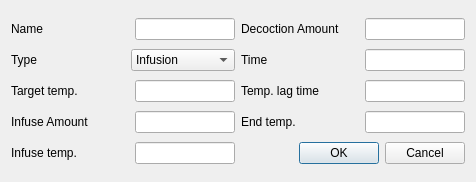
<?xml version="1.0" encoding="UTF-8"?>
<ui version="4.0">
 <class>mashStepEditor</class>
 <widget class="QDialog" name="mashStepEditor">
  <property name="geometry">
   <rect>
    <x>0</x>
    <y>0</y>
    <width>476</width>
    <height>182</height>
   </rect>
  </property>
  <property name="windowTitle">
   <string>Mash Step Editor</string>
  </property>
  <property name="configSection" stdset="0">
   <string notr="true">mashStepEditor</string>
  </property>
  <layout class="QHBoxLayout" name="horizontalLayout_8">
   <item>
    <layout class="QVBoxLayout" name="verticalLayout_2">
     <property name="spacing">
      <number>2</number>
     </property>
     <item>
      <layout class="QHBoxLayout" name="horizontalLayout_7">
       <item>
        <widget class="QLabel" name="label_name">
         <property name="sizePolicy">
          <sizepolicy hsizetype="Expanding" vsizetype="Preferred">
           <horstretch>0</horstretch>
           <verstretch>0</verstretch>
          </sizepolicy>
         </property>
         <property name="text">
          <string>Name</string>
         </property>
         <property name="buddy">
          <cstring>lineEdit_name</cstring>
         </property>
        </widget>
       </item>
       <item>
        <widget class="QLineEdit" name="lineEdit_name">
         <property name="sizePolicy">
          <sizepolicy hsizetype="Maximum" vsizetype="Fixed">
           <horstretch>100</horstretch>
           <verstretch>0</verstretch>
          </sizepolicy>
         </property>
         <property name="minimumSize">
          <size>
           <width>100</width>
           <height>0</height>
          </size>
         </property>
         <property name="maximumSize">
          <size>
           <width>100</width>
           <height>16777215</height>
          </size>
         </property>
         <property name="toolTip">
          <string>Name</string>
         </property>
        </widget>
       </item>
      </layout>
     </item>
     <item>
      <layout class="QHBoxLayout" name="horizontalLayout_6">
       <item>
        <widget class="QLabel" name="label_type">
         <property name="sizePolicy">
          <sizepolicy hsizetype="Expanding" vsizetype="Preferred">
           <horstretch>0</horstretch>
           <verstretch>0</verstretch>
          </sizepolicy>
         </property>
         <property name="text">
          <string>Type</string>
         </property>
         <property name="buddy">
          <cstring>comboBox_type</cstring>
         </property>
        </widget>
       </item>
       <item>
        <widget class="QComboBox" name="comboBox_type">
         <property name="toolTip">
          <string>Type</string>
         </property>
         <item>
          <property name="text">
           <string>Infusion</string>
          </property>
         </item>
         <item>
          <property name="text">
           <string>Temperature</string>
          </property>
         </item>
         <item>
          <property name="text">
           <string>Decoction</string>
          </property>
         </item>
         <item>
          <property name="text">
           <string>Fly Sparge</string>
          </property>
         </item>
         <item>
          <property name="text">
           <string>Batch Sparge</string>
          </property>
         </item>
        </widget>
       </item>
      </layout>
     </item>
     <item>
      <layout class="QHBoxLayout" name="horizontalLayout_4">
       <item>
        <widget class="BtTemperatureLabel" name="label_stepTemp">
         <property name="sizePolicy">
          <sizepolicy hsizetype="Expanding" vsizetype="Preferred">
           <horstretch>0</horstretch>
           <verstretch>0</verstretch>
          </sizepolicy>
         </property>
         <property name="contextMenuPolicy">
          <enum>Qt::CustomContextMenu</enum>
         </property>
         <property name="text">
          <string>Target temp.</string>
         </property>
         <property name="buddy">
          <cstring>lineEdit_stepTemp</cstring>
         </property>
        </widget>
       </item>
       <item>
        <widget class="BtTemperatureEdit" name="lineEdit_stepTemp">
         <property name="sizePolicy">
          <sizepolicy hsizetype="Maximum" vsizetype="Fixed">
           <horstretch>100</horstretch>
           <verstretch>0</verstretch>
          </sizepolicy>
         </property>
         <property name="minimumSize">
          <size>
           <width>100</width>
           <height>0</height>
          </size>
         </property>
         <property name="maximumSize">
          <size>
           <width>100</width>
           <height>16777215</height>
          </size>
         </property>
         <property name="toolTip">
          <string>Target temp. of this step</string>
         </property>
         <property name="editField" stdset="0">
          <string notr="true">stepTemp_c</string>
         </property>
        </widget>
       </item>
      </layout>
     </item>
     <item>
      <layout class="QHBoxLayout" name="horizontalLayout_5">
       <item>
        <widget class="BtVolumeLabel" name="label_infuseAmount">
         <property name="sizePolicy">
          <sizepolicy hsizetype="Expanding" vsizetype="Preferred">
           <horstretch>0</horstretch>
           <verstretch>0</verstretch>
          </sizepolicy>
         </property>
         <property name="contextMenuPolicy">
          <enum>Qt::CustomContextMenu</enum>
         </property>
         <property name="text">
          <string>Infuse Amount</string>
         </property>
         <property name="buddy">
          <cstring>lineEdit_infuseAmount</cstring>
         </property>
        </widget>
       </item>
       <item>
        <widget class="BtVolumeEdit" name="lineEdit_infuseAmount">
         <property name="sizePolicy">
          <sizepolicy hsizetype="Maximum" vsizetype="Fixed">
           <horstretch>100</horstretch>
           <verstretch>0</verstretch>
          </sizepolicy>
         </property>
         <property name="minimumSize">
          <size>
           <width>100</width>
           <height>0</height>
          </size>
         </property>
         <property name="maximumSize">
          <size>
           <width>100</width>
           <height>16777215</height>
          </size>
         </property>
         <property name="toolTip">
          <string>Amount of water to infuse</string>
         </property>
         <property name="editField" stdset="0">
          <string notr="true">infuseAmount_l</string>
         </property>
        </widget>
       </item>
      </layout>
     </item>
     <item>
      <layout class="QHBoxLayout" name="horizontalLayout_9">
       <item>
        <widget class="BtTemperatureLabel" name="label_infuseTemp">
         <property name="sizePolicy">
          <sizepolicy hsizetype="MinimumExpanding" vsizetype="Preferred">
           <horstretch>0</horstretch>
           <verstretch>0</verstretch>
          </sizepolicy>
         </property>
         <property name="contextMenuPolicy">
          <enum>Qt::CustomContextMenu</enum>
         </property>
         <property name="text">
          <string>Infuse temp.</string>
         </property>
         <property name="buddy">
          <cstring>lineEdit_infuseTemp</cstring>
         </property>
        </widget>
       </item>
       <item>
        <widget class="BtTemperatureEdit" name="lineEdit_infuseTemp">
         <property name="sizePolicy">
          <sizepolicy hsizetype="Maximum" vsizetype="Fixed">
           <horstretch>100</horstretch>
           <verstretch>0</verstretch>
          </sizepolicy>
         </property>
         <property name="maximumSize">
          <size>
           <width>100</width>
           <height>16777215</height>
          </size>
         </property>
         <property name="toolTip">
          <string>Temperature of infusion water</string>
         </property>
         <property name="editField" stdset="0">
          <string notr="true">infuseTemp_c</string>
         </property>
        </widget>
       </item>
      </layout>
     </item>
    </layout>
   </item>
   <item>
    <layout class="QVBoxLayout" name="verticalLayout">
     <property name="spacing">
      <number>2</number>
     </property>
     <item>
      <layout class="QHBoxLayout" name="horizontalLayout_11">
       <item>
        <widget class="BtVolumeLabel" name="label_decoctionAmount">
         <property name="sizePolicy">
          <sizepolicy hsizetype="Expanding" vsizetype="Preferred">
           <horstretch>0</horstretch>
           <verstretch>0</verstretch>
          </sizepolicy>
         </property>
         <property name="contextMenuPolicy">
          <enum>Qt::CustomContextMenu</enum>
         </property>
         <property name="text">
          <string>Decoction Amount</string>
         </property>
         <property name="buddy">
          <cstring>lineEdit_decoctionAmount</cstring>
         </property>
        </widget>
       </item>
       <item>
        <widget class="BtVolumeEdit" name="lineEdit_decoctionAmount">
         <property name="sizePolicy">
          <sizepolicy hsizetype="Maximum" vsizetype="Fixed">
           <horstretch>100</horstretch>
           <verstretch>0</verstretch>
          </sizepolicy>
         </property>
         <property name="minimumSize">
          <size>
           <width>100</width>
           <height>0</height>
          </size>
         </property>
         <property name="maximumSize">
          <size>
           <width>100</width>
           <height>16777215</height>
          </size>
         </property>
         <property name="toolTip">
          <string>Amount of mash to decoct</string>
         </property>
         <property name="editField" stdset="0">
          <string notr="true">decoctionAmount_l</string>
         </property>
        </widget>
       </item>
      </layout>
     </item>
     <item>
      <layout class="QHBoxLayout" name="horizontalLayout_3">
       <item>
        <widget class="BtTimeLabel" name="label_stepTime">
         <property name="sizePolicy">
          <sizepolicy hsizetype="Expanding" vsizetype="Preferred">
           <horstretch>0</horstretch>
           <verstretch>0</verstretch>
          </sizepolicy>
         </property>
         <property name="contextMenuPolicy">
          <enum>Qt::CustomContextMenu</enum>
         </property>
         <property name="text">
          <string>Time</string>
         </property>
         <property name="buddy">
          <cstring>lineEdit_stepTime</cstring>
         </property>
        </widget>
       </item>
       <item>
        <widget class="BtTimeEdit" name="lineEdit_stepTime">
         <property name="sizePolicy">
          <sizepolicy hsizetype="Maximum" vsizetype="Fixed">
           <horstretch>100</horstretch>
           <verstretch>0</verstretch>
          </sizepolicy>
         </property>
         <property name="minimumSize">
          <size>
           <width>100</width>
           <height>0</height>
          </size>
         </property>
         <property name="maximumSize">
          <size>
           <width>100</width>
           <height>16777215</height>
          </size>
         </property>
         <property name="toolTip">
          <string>Time to conduct the step</string>
         </property>
         <property name="editField" stdset="0">
          <string notr="true">stepTime_min</string>
         </property>
        </widget>
       </item>
      </layout>
     </item>
     <item>
      <layout class="QHBoxLayout" name="horizontalLayout_2">
       <item>
        <widget class="BtTimeLabel" name="label_rampTime">
         <property name="sizePolicy">
          <sizepolicy hsizetype="Expanding" vsizetype="Preferred">
           <horstretch>0</horstretch>
           <verstretch>0</verstretch>
          </sizepolicy>
         </property>
         <property name="contextMenuPolicy">
          <enum>Qt::CustomContextMenu</enum>
         </property>
         <property name="text">
          <string>Temp. lag time</string>
         </property>
         <property name="buddy">
          <cstring>lineEdit_rampTime</cstring>
         </property>
        </widget>
       </item>
       <item>
        <widget class="BtTimeEdit" name="lineEdit_rampTime">
         <property name="sizePolicy">
          <sizepolicy hsizetype="Maximum" vsizetype="Fixed">
           <horstretch>100</horstretch>
           <verstretch>0</verstretch>
          </sizepolicy>
         </property>
         <property name="minimumSize">
          <size>
           <width>100</width>
           <height>0</height>
          </size>
         </property>
         <property name="maximumSize">
          <size>
           <width>100</width>
           <height>16777215</height>
          </size>
         </property>
         <property name="toolTip">
          <string>Lag time</string>
         </property>
         <property name="editField" stdset="0">
          <string notr="true">rampTime_min</string>
         </property>
        </widget>
       </item>
      </layout>
     </item>
     <item>
      <layout class="QHBoxLayout" name="horizontalLayout">
       <item>
        <widget class="BtTemperatureLabel" name="label_endTemp">
         <property name="sizePolicy">
          <sizepolicy hsizetype="Expanding" vsizetype="Preferred">
           <horstretch>0</horstretch>
           <verstretch>0</verstretch>
          </sizepolicy>
         </property>
         <property name="contextMenuPolicy">
          <enum>Qt::CustomContextMenu</enum>
         </property>
         <property name="text">
          <string>End temp.</string>
         </property>
         <property name="buddy">
          <cstring>lineEdit_endTemp</cstring>
         </property>
        </widget>
       </item>
       <item>
        <widget class="BtTemperatureEdit" name="lineEdit_endTemp">
         <property name="sizePolicy">
          <sizepolicy hsizetype="Maximum" vsizetype="Fixed">
           <horstretch>100</horstretch>
           <verstretch>0</verstretch>
          </sizepolicy>
         </property>
         <property name="minimumSize">
          <size>
           <width>100</width>
           <height>0</height>
          </size>
         </property>
         <property name="maximumSize">
          <size>
           <width>100</width>
           <height>16777215</height>
          </size>
         </property>
         <property name="toolTip">
          <string>Final temp. of this step</string>
         </property>
         <property name="editField" stdset="0">
          <string notr="true">endTemp_c</string>
         </property>
        </widget>
       </item>
      </layout>
     </item>
     <item>
      <widget class="QDialogButtonBox" name="buttonBox">
       <property name="orientation">
        <enum>Qt::Horizontal</enum>
       </property>
       <property name="standardButtons">
        <set>QDialogButtonBox::Cancel|QDialogButtonBox::Ok</set>
       </property>
      </widget>
     </item>
    </layout>
   </item>
  </layout>
 </widget>
 <customwidgets>
  <customwidget>
   <class>BtTimeEdit</class>
   <extends>QLineEdit</extends>
   <header>BtLineEdit.h</header>
   <slots>
    <slot>lineChanged(Unit::unitDisplay,Unit::unitScale)</slot>
   </slots>
  </customwidget>
  <customwidget>
   <class>BtTimeLabel</class>
   <extends>QLabel</extends>
   <header>BtLabel.h</header>
   <slots>
    <signal>labelChanged(Unit::unitDisplay,Unit::unitScale)</signal>
   </slots>
  </customwidget>
  <customwidget>
   <class>BtVolumeLabel</class>
   <extends>QLabel</extends>
   <header>BtLabel.h</header>
   <slots>
    <signal>labelChanged(Unit::unitDisplay,Unit::unitScale)</signal>
   </slots>
  </customwidget>
  <customwidget>
   <class>BtVolumeEdit</class>
   <extends>QLineEdit</extends>
   <header>BtLineEdit.h</header>
   <slots>
    <slot>lineChanged(Unit::unitDisplay,Unit::unitScale)</slot>
   </slots>
  </customwidget>
  <customwidget>
   <class>BtTemperatureLabel</class>
   <extends>QLabel</extends>
   <header>BtLabel.h</header>
   <slots>
    <signal>labelChanged(Unit::unitDisplay,Unit::unitScale)</signal>
   </slots>
  </customwidget>
  <customwidget>
   <class>BtTemperatureEdit</class>
   <extends>QLineEdit</extends>
   <header>BtLineEdit.h</header>
   <slots>
    <slot>lineChanged(Unit::unitDisplay,Unit::unitScale)</slot>
   </slots>
  </customwidget>
 </customwidgets>
 <resources/>
 <connections>
  <connection>
   <sender>buttonBox</sender>
   <signal>accepted()</signal>
   <receiver>mashStepEditor</receiver>
   <slot>accept()</slot>
   <hints>
    <hint type="sourcelabel">
     <x>470</x>
     <y>176</y>
    </hint>
    <hint type="destinationlabel">
     <x>157</x>
     <y>274</y>
    </hint>
   </hints>
  </connection>
  <connection>
   <sender>buttonBox</sender>
   <signal>rejected()</signal>
   <receiver>mashStepEditor</receiver>
   <slot>reject()</slot>
   <hints>
    <hint type="sourcelabel">
     <x>470</x>
     <y>176</y>
    </hint>
    <hint type="destinationlabel">
     <x>286</x>
     <y>274</y>
    </hint>
   </hints>
  </connection>
  <connection>
   <sender>label_stepTemp</sender>
   <signal>labelChanged(Unit::unitDisplay,Unit::unitScale)</signal>
   <receiver>lineEdit_stepTemp</receiver>
   <slot>lineChanged(Unit::unitDisplay,Unit::unitScale)</slot>
   <hints>
    <hint type="sourcelabel">
     <x>29</x>
     <y>85</y>
    </hint>
    <hint type="destinationlabel">
     <x>155</x>
     <y>88</y>
    </hint>
   </hints>
  </connection>
  <connection>
   <sender>label_infuseAmount</sender>
   <signal>labelChanged(Unit::unitDisplay,Unit::unitScale)</signal>
   <receiver>lineEdit_infuseAmount</receiver>
   <slot>lineChanged(Unit::unitDisplay,Unit::unitScale)</slot>
   <hints>
    <hint type="sourcelabel">
     <x>53</x>
     <y>126</y>
    </hint>
    <hint type="destinationlabel">
     <x>178</x>
     <y>126</y>
    </hint>
   </hints>
  </connection>
  <connection>
   <sender>label_infuseTemp</sender>
   <signal>labelChanged(Unit::unitDisplay,Unit::unitScale)</signal>
   <receiver>lineEdit_infuseTemp</receiver>
   <slot>lineChanged(Unit::unitDisplay,Unit::unitScale)</slot>
   <hints>
    <hint type="sourcelabel">
     <x>40</x>
     <y>159</y>
    </hint>
    <hint type="destinationlabel">
     <x>172</x>
     <y>160</y>
    </hint>
   </hints>
  </connection>
  <connection>
   <sender>label_decoctionAmount</sender>
   <signal>labelChanged(Unit::unitDisplay,Unit::unitScale)</signal>
   <receiver>lineEdit_decoctionAmount</receiver>
   <slot>lineChanged(Unit::unitDisplay,Unit::unitScale)</slot>
   <hints>
    <hint type="sourcelabel">
     <x>310</x>
     <y>26</y>
    </hint>
    <hint type="destinationlabel">
     <x>415</x>
     <y>24</y>
    </hint>
   </hints>
  </connection>
  <connection>
   <sender>label_endTemp</sender>
   <signal>labelChanged(Unit::unitDisplay,Unit::unitScale)</signal>
   <receiver>lineEdit_endTemp</receiver>
   <slot>lineChanged(Unit::unitDisplay,Unit::unitScale)</slot>
   <hints>
    <hint type="sourcelabel">
     <x>310</x>
     <y>133</y>
    </hint>
    <hint type="destinationlabel">
     <x>406</x>
     <y>133</y>
    </hint>
   </hints>
  </connection>
  <connection>
   <sender>label_stepTime</sender>
   <signal>labelChanged(Unit::unitDisplay,Unit::unitScale)</signal>
   <receiver>lineEdit_stepTime</receiver>
   <slot>lineChanged(Unit::unitDisplay,Unit::unitScale)</slot>
   <hints>
    <hint type="sourcelabel">
     <x>282</x>
     <y>57</y>
    </hint>
    <hint type="destinationlabel">
     <x>402</x>
     <y>61</y>
    </hint>
   </hints>
  </connection>
  <connection>
   <sender>label_rampTime</sender>
   <signal>labelChanged(Unit::unitDisplay,Unit::unitScale)</signal>
   <receiver>lineEdit_rampTime</receiver>
   <slot>lineChanged(Unit::unitDisplay,Unit::unitScale)</slot>
   <hints>
    <hint type="sourcelabel">
     <x>301</x>
     <y>96</y>
    </hint>
    <hint type="destinationlabel">
     <x>403</x>
     <y>93</y>
    </hint>
   </hints>
  </connection>
 </connections>
</ui>
